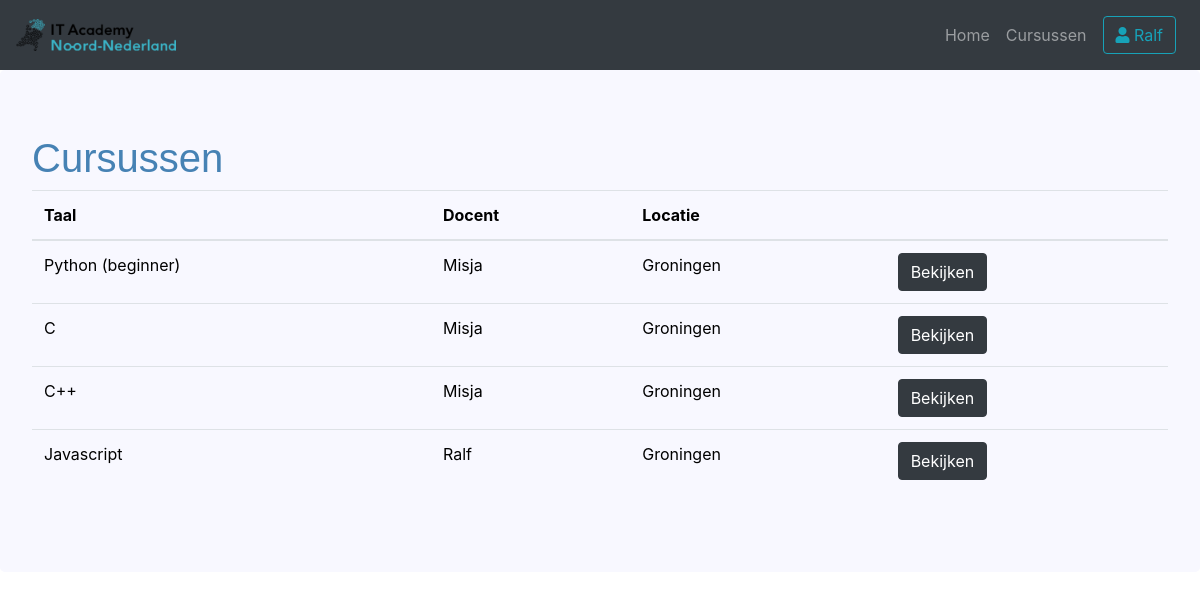
Page /cursussen (signed in) on the committed database.
### project/models.py (models this page shows, shortened)
class User(db.Model, UserMixin):
    __tablename__ = 'users'
    id = db.Column(db.Integer, primary_key=True)
    email       = db.Column(db.String(64), unique=True, index=True, nullable=False)
    username    = db.Column(db.String(64), unique=True, index=True, nullable=False)
    password    = db.Column(db.String(128), nullable=False)
    role_id     = db.Column(db.Integer, db.ForeignKey("roles.id"), nullable=False)

class Course(db.Model):
    __tablename__ = 'courses'
    id              = db.Column(db.Integer, primary_key=True)
    teacher_id      = db.Column(db.Integer, db.ForeignKey("users.id"), nullable=False)
    language_id     = db.Column(db.Integer, db.ForeignKey("languages.id"), nullable=False)
    location        = db.Column(db.Text, nullable=False)
    cost            = db.Column(db.Float, nullable=False)
    description     = db.Column(db.Text, nullable=False)

class Language(db.Model):
    __tablename__ = 'languages'
    id          = db.Column(db.Integer, primary_key=True)
    language    = db.Column(db.Text, nullable=False)

### project/views.py (the view)
@standaard_blueprint.route('/cursussen')
def cursussen():
    courses =  Course.query\
                .join(Language, Course.language_id == Language.id)\
                .join(User, Course.teacher_id == User.id)\
                .add_columns(Course.id, Language.language, User.username, Course.location)
    return render_template('cursussen.html', courses=courses)

### project/__init__.py (called while the page is built)
@app.context_processor
def inject_time_related_functions():
    return dict(date_now=datetime.now().date(), td=timedelta, dt=datetime, t=time())

### project/models.py (called while the page is built)
@login_manager.user_loader
def load_user(user_id):
    return User.query.get(user_id)

### project/templates/cursussen.html (shortened to what this page needs)
{% extends "base.html" %}
{% block content %}
<div class="jumbotron m-0">
    <h1 class="blueheader">Cursussen</h1>
    <div class="col col-sm-12 p-0">
        <table class="table">
            <thead>
                <tr>
                    <th scope="col">Taal</th>
                    <th scope="col">Docent</th>
                    <th scope="col">Locatie</th>
                    <th scope="col"></th>
                </tr>
            </thead>
            <tbody>
                {% for course in courses %}
                <tr>
                    <td>{{ course.language }}</td>
                    <td>{{ course.username }}</td>
                    <td>{{ course.location }}</td>
                    <td><a href="{{ url_for('standaard.cursus', language=course.language, course_id=course.id)}}" class="btn btn-dark">Bekijken</a></td>
                </tr>
                {% endfor %}
            </tbody>
        </table>
    </div>
</div>
{% endblock %}

### project/templates/base.html (shortened to what this page needs)
<!DOCTYPE html>
<html lang="en" dir="ltr">
<head>
    <link rel="stylesheet" type="text/css" href="{{ url_for('static',filename='stylesheet.css') }}?rnd=24">
    <link rel="stylesheet" href="https://maxcdn.bootstrapcdn.com/bootstrap/4.0.0/css/bootstrap.min.css">
    <link rel="stylesheet" href="https://cdnjs.cloudflare.com/ajax/libs/font-awesome/5.15.3/css/all.min.css" />
</head>
<body>
    <nav class="navbar navbar-expand-lg navbar-dark bg-dark">
    <a class="navbar-brand" href="{{ url_for('index') }}">
        <img src="/static/logo-klein.png" width="40%" alt="">
    </a>
    <div class="collapse navbar-collapse" id="navbarSupportedContent">
        <div class="navbar-nav ml-auto d-lg-flex align-items-lg-center">
            <a class="nav-item nav-link" href="{{ url_for('index') }}">Home</a>
            <a class="nav-item nav-link" href="{{ url_for('standaard.cursussen') }}">Cursussen</a>
            {% if current_user.is_authenticated %}
            <div class="dropdown nav-item nav-link">
                <button class="btn btn-outline-info" type="button" id="dropdownMenuButton" data-toggle="dropdown" aria-haspopup="true" aria-expanded="false">
                    <i class="fas fa-user"></i> {{ current_user.username }}
                </button>
            </div>
            {% endif %}
        </div>
    </div>
</nav>
{% block content %}
{% endblock %}
</body>
</html>

### project/static/stylesheet.css (style rules this page uses)
html { background-color: white; }
.blueheader { color: steelblue; font-family:'Lucida Sans', 'Lucida Sans Regular', 'Lucida Grande', 'Lucida Sans Unicode', Geneva, Verdana, sans-serif }
.jumbotron { background-color:ghostwhite !important; margin-top: 25px; color: black; }

### rows in the picture
User: username "Ralf"
Course: language "Python (beginner)", username "Misja", location "Groningen"
Course: language "C", username "Misja", location "Groningen"
Course: language "C++", username "Misja", location "Groningen"
Course: language "Javascript", username "Ralf", location "Groningen"
